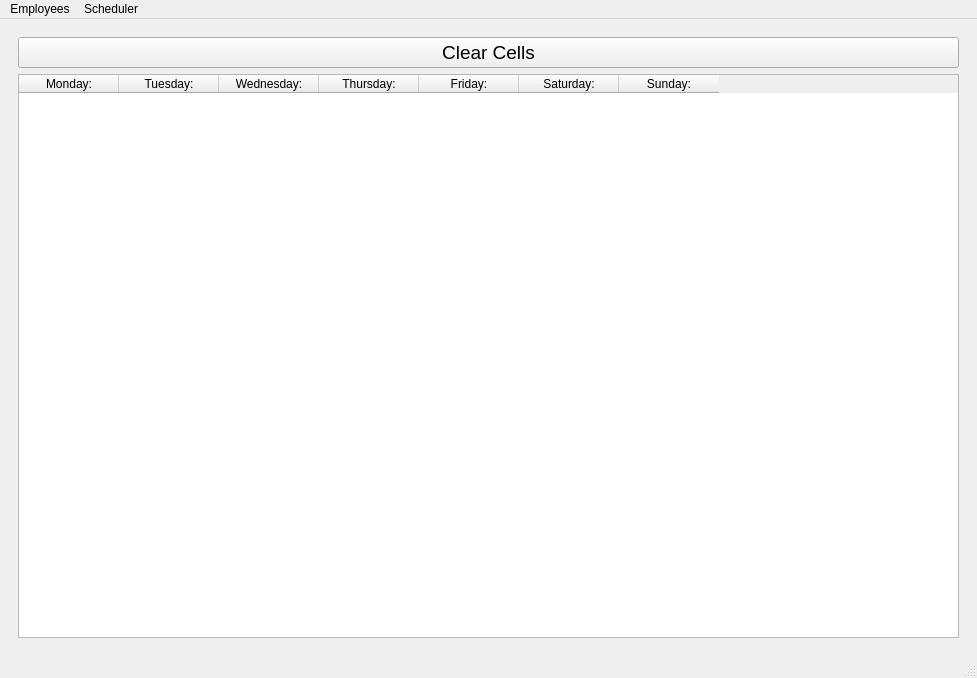
<?xml version="1.0" encoding="UTF-8"?>
<ui version="4.0">
 <class>MainWindow</class>
 <widget class="QMainWindow" name="MainWindow">
  <property name="geometry">
   <rect>
    <x>0</x>
    <y>0</y>
    <width>977</width>
    <height>678</height>
   </rect>
  </property>
  <property name="windowTitle">
   <string>Qdoba Scheduler Assistant</string>
  </property>
  <widget class="QWidget" name="centralwidget">
   <layout class="QVBoxLayout" name="verticalLayout">
    <item>
     <widget class="QStackedWidget" name="stackedWidget">
      <property name="font">
       <font>
        <pointsize>14</pointsize>
       </font>
      </property>
      <property name="currentIndex">
       <number>2</number>
      </property>
      <widget class="QWidget" name="empAddPg">
       <layout class="QFormLayout" name="formLayout">
        <item row="0" column="0">
         <widget class="QLabel" name="empAddFNLbl">
          <property name="font">
           <font>
            <pointsize>14</pointsize>
           </font>
          </property>
          <property name="text">
           <string>First Name:</string>
          </property>
         </widget>
        </item>
        <item row="0" column="1">
         <widget class="QLineEdit" name="empAddFNLineEdit">
          <property name="font">
           <font>
            <pointsize>14</pointsize>
           </font>
          </property>
          <property name="focusPolicy">
           <enum>Qt::StrongFocus</enum>
          </property>
         </widget>
        </item>
        <item row="1" column="1">
         <widget class="QLineEdit" name="empAddLNLineEdit">
          <property name="font">
           <font>
            <pointsize>14</pointsize>
           </font>
          </property>
         </widget>
        </item>
        <item row="1" column="0">
         <widget class="QLabel" name="empAddLNLbl">
          <property name="font">
           <font>
            <pointsize>14</pointsize>
           </font>
          </property>
          <property name="text">
           <string>Last Name:</string>
          </property>
         </widget>
        </item>
        <item row="2" column="0" colspan="2">
         <widget class="QPushButton" name="empAddBtn">
          <property name="font">
           <font>
            <pointsize>14</pointsize>
           </font>
          </property>
          <property name="statusTip">
           <string>Saves employee first and last name</string>
          </property>
          <property name="text">
           <string>Add Employee</string>
          </property>
         </widget>
        </item>
       </layout>
      </widget>
      <widget class="QWidget" name="empRemovePg">
       <layout class="QFormLayout" name="formLayout_2">
        <item row="0" column="0">
         <widget class="QLabel" name="empRemoveLbl">
          <property name="font">
           <font>
            <pointsize>14</pointsize>
           </font>
          </property>
          <property name="text">
           <string>Employee Selection:</string>
          </property>
         </widget>
        </item>
        <item row="0" column="1">
         <widget class="QComboBox" name="empRemoveComboBox">
          <property name="font">
           <font>
            <pointsize>14</pointsize>
           </font>
          </property>
          <property name="statusTip">
           <string>Select the employee to remove</string>
          </property>
         </widget>
        </item>
        <item row="1" column="0" colspan="2">
         <widget class="QPushButton" name="empRemoveBtn">
          <property name="font">
           <font>
            <pointsize>14</pointsize>
           </font>
          </property>
          <property name="statusTip">
           <string>Deletes an employee from the records</string>
          </property>
          <property name="text">
           <string>Remove Employee</string>
          </property>
         </widget>
        </item>
       </layout>
      </widget>
      <widget class="QWidget" name="schedulerPg">
       <layout class="QVBoxLayout" name="verticalLayout_2">
        <item>
         <widget class="QPushButton" name="pushButton">
          <property name="text">
           <string>Clear Cells</string>
          </property>
         </widget>
        </item>
        <item>
         <widget class="QTableWidget" name="tableWidget">
          <column>
           <property name="text">
            <string>Monday:</string>
           </property>
          </column>
          <column>
           <property name="text">
            <string>Tuesday:</string>
           </property>
          </column>
          <column>
           <property name="text">
            <string>Wednesday:</string>
           </property>
          </column>
          <column>
           <property name="text">
            <string>Thursday:</string>
           </property>
          </column>
          <column>
           <property name="text">
            <string>Friday:</string>
           </property>
          </column>
          <column>
           <property name="text">
            <string>Saturday:</string>
           </property>
          </column>
          <column>
           <property name="text">
            <string>Sunday:</string>
           </property>
          </column>
         </widget>
        </item>
       </layout>
      </widget>
     </widget>
    </item>
   </layout>
  </widget>
  <widget class="QMenuBar" name="menubar">
   <property name="geometry">
    <rect>
     <x>0</x>
     <y>0</y>
     <width>977</width>
     <height>21</height>
    </rect>
   </property>
   <widget class="QMenu" name="menuEmployees">
    <property name="title">
     <string>Employees</string>
    </property>
    <addaction name="actionAdd"/>
    <addaction name="actionRemove"/>
   </widget>
   <widget class="QMenu" name="menuScheduler">
    <property name="title">
     <string>Scheduler</string>
    </property>
    <addaction name="actionScheduler"/>
   </widget>
   <addaction name="menuEmployees"/>
   <addaction name="menuScheduler"/>
  </widget>
  <widget class="QStatusBar" name="statusbar"/>
  <action name="actionAdd">
   <property name="text">
    <string>Add</string>
   </property>
   <property name="toolTip">
    <string>Add</string>
   </property>
   <property name="statusTip">
    <string>Add a new employee to the scheduler</string>
   </property>
   <property name="shortcut">
    <string>Ctrl+A</string>
   </property>
  </action>
  <action name="actionRemove">
   <property name="enabled">
    <bool>true</bool>
   </property>
   <property name="text">
    <string>Remove</string>
   </property>
   <property name="statusTip">
    <string>Remove an employee from the scheduler</string>
   </property>
   <property name="shortcut">
    <string>Ctrl+R</string>
   </property>
  </action>
  <action name="actionScheduler">
   <property name="text">
    <string>Scheduler</string>
   </property>
   <property name="statusTip">
    <string>Edit schedules of employees</string>
   </property>
  </action>
 </widget>
 <resources/>
 <connections/>
</ui>
